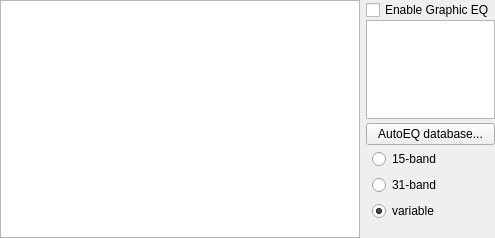
<?xml version="1.0" encoding="UTF-8"?>
<ui version="4.0">
 <class>GraphicEQFilterGUI</class>
 <widget class="QWidget" name="GraphicEQFilterGUI">
  <property name="geometry">
   <rect>
    <x>0</x>
    <y>0</y>
    <width>495</width>
    <height>238</height>
   </rect>
  </property>
  <property name="windowTitle">
   <string notr="true"/>
  </property>
  <layout class="QHBoxLayout" name="horizontalLayout" stretch="3,0">
   <property name="spacing">
    <number>6</number>
   </property>
   <property name="leftMargin">
    <number>0</number>
   </property>
   <property name="topMargin">
    <number>0</number>
   </property>
   <property name="rightMargin">
    <number>0</number>
   </property>
   <property name="bottomMargin">
    <number>0</number>
   </property>
   <item>
    <widget class="GraphicEQFilterGUIView" name="graphicsView">
     <property name="sizePolicy">
      <sizepolicy hsizetype="Expanding" vsizetype="Expanding">
       <horstretch>0</horstretch>
       <verstretch>0</verstretch>
      </sizepolicy>
     </property>
     <property name="minimumSize">
      <size>
       <width>0</width>
       <height>100</height>
      </size>
     </property>
     <property name="mouseTracking">
      <bool>true</bool>
     </property>
     <property name="renderHints">
      <set>QPainter::Antialiasing|QPainter::TextAntialiasing</set>
     </property>
     <property name="dragMode">
      <enum>QGraphicsView::RubberBandDrag</enum>
     </property>
    </widget>
   </item>
   <item>
    <widget class="QWidget" name="sidebar" native="true">
     <property name="maximumSize">
      <size>
       <width>145</width>
       <height>16777215</height>
      </size>
     </property>
     <layout class="QVBoxLayout" name="verticalLayout_2">
      <property name="spacing">
       <number>0</number>
      </property>
      <property name="leftMargin">
       <number>0</number>
      </property>
      <property name="topMargin">
       <number>0</number>
      </property>
      <property name="rightMargin">
       <number>0</number>
      </property>
      <property name="bottomMargin">
       <number>0</number>
      </property>
      <item>
       <widget class="QCheckBox" name="chk_enable">
        <property name="text">
         <string>Enable Graphic EQ</string>
        </property>
       </widget>
      </item>
      <item>
       <widget class="QTableWidget" name="tableWidget">
        <property name="sizePolicy">
         <sizepolicy hsizetype="Expanding" vsizetype="Expanding">
          <horstretch>0</horstretch>
          <verstretch>0</verstretch>
         </sizepolicy>
        </property>
        <property name="minimumSize">
         <size>
          <width>50</width>
          <height>0</height>
         </size>
        </property>
        <property name="palette">
         <palette>
          <active>
           <colorrole role="Highlight">
            <brush brushstyle="SolidPattern">
             <color alpha="255">
              <red>51</red>
              <green>153</green>
              <blue>255</blue>
             </color>
            </brush>
           </colorrole>
          </active>
          <inactive>
           <colorrole role="Highlight">
            <brush brushstyle="SolidPattern">
             <color alpha="255">
              <red>122</red>
              <green>189</green>
              <blue>255</blue>
             </color>
            </brush>
           </colorrole>
          </inactive>
          <disabled>
           <colorrole role="Highlight">
            <brush brushstyle="SolidPattern">
             <color alpha="255">
              <red>51</red>
              <green>153</green>
              <blue>255</blue>
             </color>
            </brush>
           </colorrole>
          </disabled>
         </palette>
        </property>
        <property name="sizeAdjustPolicy">
         <enum>QAbstractScrollArea::AdjustToContents</enum>
        </property>
        <property name="horizontalScrollMode">
         <enum>QAbstractItemView::ScrollPerPixel</enum>
        </property>
        <property name="wordWrap">
         <bool>false</bool>
        </property>
        <property name="columnCount">
         <number>2</number>
        </property>
        <attribute name="horizontalHeaderVisible">
         <bool>false</bool>
        </attribute>
        <attribute name="horizontalHeaderMinimumSectionSize">
         <number>10</number>
        </attribute>
        <attribute name="horizontalHeaderDefaultSectionSize">
         <number>10</number>
        </attribute>
        <attribute name="horizontalHeaderHighlightSections">
         <bool>false</bool>
        </attribute>
        <attribute name="verticalHeaderMinimumSectionSize">
         <number>23</number>
        </attribute>
        <attribute name="verticalHeaderDefaultSectionSize">
         <number>23</number>
        </attribute>
        <column>
         <property name="text">
          <string>Freq.</string>
         </property>
        </column>
        <column>
         <property name="text">
          <string>Gain</string>
         </property>
        </column>
       </widget>
      </item>
      <item>
       <layout class="QVBoxLayout" name="verticalLayout_3">
        <property name="topMargin">
         <number>4</number>
        </property>
        <item>
         <widget class="QPushButton" name="autoeq">
          <property name="text">
           <string>AutoEQ database...</string>
          </property>
         </widget>
        </item>
       </layout>
      </item>
      <item>
       <layout class="QVBoxLayout" name="verticalLayout">
        <property name="spacing">
         <number>6</number>
        </property>
        <property name="leftMargin">
         <number>6</number>
        </property>
        <property name="topMargin">
         <number>4</number>
        </property>
        <property name="rightMargin">
         <number>0</number>
        </property>
        <item>
         <widget class="QRadioButton" name="radioButton15">
          <property name="text">
           <string>15-band</string>
          </property>
         </widget>
        </item>
        <item>
         <widget class="QRadioButton" name="radioButton31">
          <property name="text">
           <string>31-band</string>
          </property>
         </widget>
        </item>
        <item>
         <widget class="QRadioButton" name="radioButtonVar">
          <property name="text">
           <string>variable</string>
          </property>
          <property name="checked">
           <bool>true</bool>
          </property>
         </widget>
        </item>
       </layout>
      </item>
      <item>
       <widget class="QToolBar" name="toolBar"/>
      </item>
     </layout>
    </widget>
   </item>
  </layout>
  <action name="actionImport">
   <property name="icon">
    <iconset resource="GraphicEQWidget.qrc">
     <normaloff>:/icons/document-open.ico</normaloff>:/icons/document-open.ico</iconset>
   </property>
   <property name="text">
    <string>Import</string>
   </property>
  </action>
  <action name="actionExport">
   <property name="icon">
    <iconset resource="GraphicEQWidget.qrc">
     <normaloff>:/icons/document-save.ico</normaloff>:/icons/document-save.ico</iconset>
   </property>
   <property name="text">
    <string>Export</string>
   </property>
  </action>
  <action name="actionInvertResponse">
   <property name="icon">
    <iconset resource="GraphicEQWidget.qrc">
     <normaloff>:/icons/invert_response.ico</normaloff>:/icons/invert_response.ico</iconset>
   </property>
   <property name="text">
    <string>Invert response</string>
   </property>
  </action>
  <action name="actionNormalizeResponse">
   <property name="icon">
    <iconset resource="GraphicEQWidget.qrc">
     <normaloff>:/icons/normalize_response.ico</normaloff>:/icons/normalize_response.ico</iconset>
   </property>
   <property name="text">
    <string>Normalize response</string>
   </property>
  </action>
  <action name="actionResetResponse">
   <property name="icon">
    <iconset resource="GraphicEQWidget.qrc">
     <normaloff>:/icons/reset_response.ico</normaloff>:/icons/reset_response.ico</iconset>
   </property>
   <property name="text">
    <string>Reset response</string>
   </property>
  </action>
  <action name="actionImport_AutoEQ_result">
   <property name="icon">
    <iconset resource="GraphicEQWidget.qrc">
     <normaloff>:/icons/document-open.ico</normaloff>:/icons/document-open.ico</iconset>
   </property>
   <property name="text">
    <string>Import EqualizerAPO settings</string>
   </property>
   <property name="toolTip">
    <string>Import EqualizerAPO settings</string>
   </property>
  </action>
 </widget>
 <customwidgets>
  <customwidget>
   <class>GraphicEQFilterGUIView</class>
   <extends>QGraphicsView</extends>
   <header>GraphicEQFilterGUIView.h</header>
   <slots>
    <signal>itemMoved()</signal>
   </slots>
  </customwidget>
 </customwidgets>
 <resources>
  <include location="GraphicEQWidget.qrc"/>
 </resources>
 <connections/>
 <slots>
  <slot>updateItemList()</slot>
  <slot>on_actionImport_AutoEQ_result()</slot>
 </slots>
</ui>
